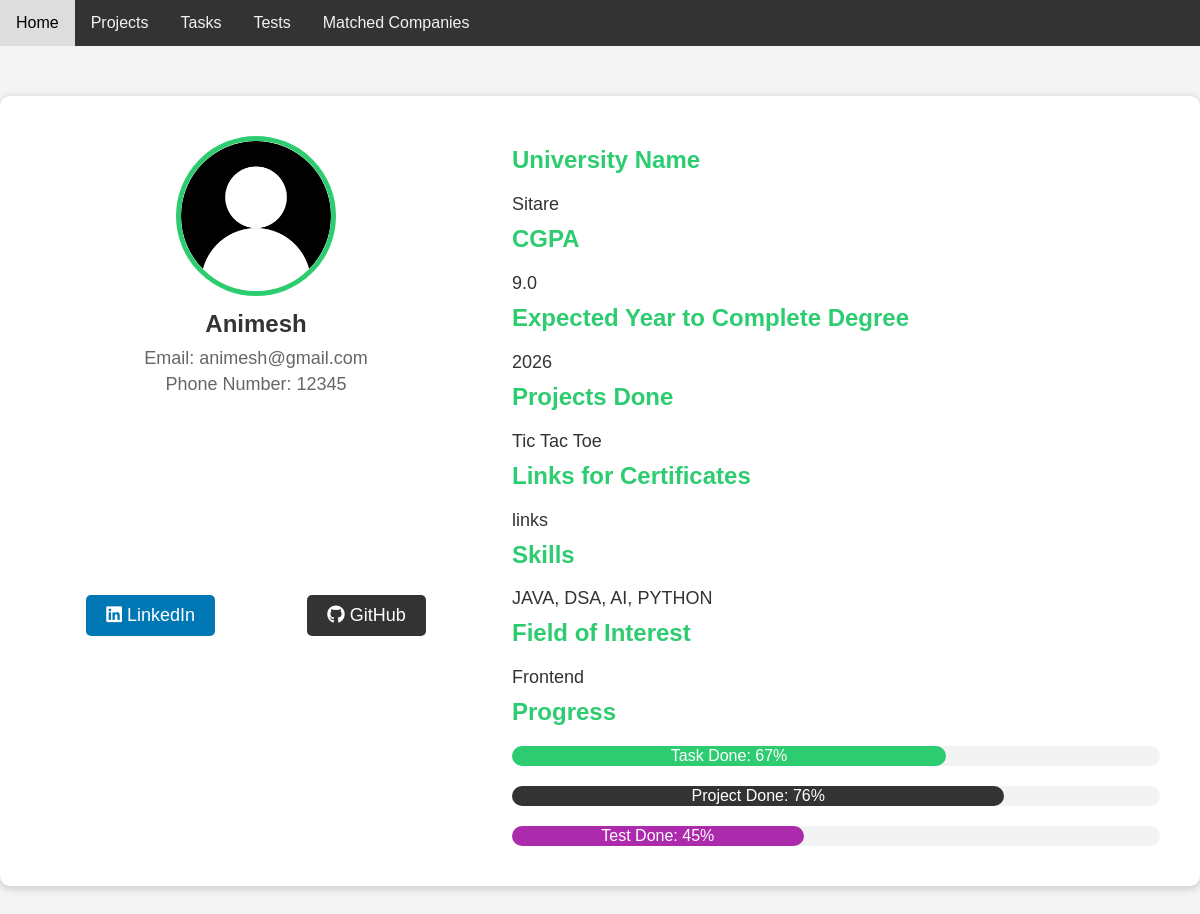
The page /profile (signed in) on the database its author committed.
### app.py (models this page shows, shortened)
class Data(db.Model):
    id = db.Column(db.Integer, primary_key=True)
    name = db.Column(db.String(80), nullable=False)
    university_name = db.Column(db.String(80), nullable=False)
    cgpa = db.Column(db.Float, nullable=False)
    email = db.Column(db.String(80), nullable=False)
    phone_number = db.Column(db.String(20), nullable=False)
    expected_year_to_complete_degree = db.Column(db.Integer, nullable=False)
    projects_done = db.Column(db.Text, nullable=True)
    links_for_certificates = db.Column(db.Text, nullable=True)
    skills = db.Column(db.String(80), nullable=False)
    field_of_interest = db.Column(db.Text, nullable=True)
    linkedin_id = db.Column(db.String(80), nullable=True)
    github_id = db.Column(db.String(80), nullable=True)
    internship_done = db.Column(db.Boolean, nullable=False)
    company_name = db.Column(db.String(80), nullable=True)
    duration = db.Column(db.String(20), nullable=True)
    work_experience = db.Column(db.Text, nullable=True)
    password = db.Column(db.Text, nullable=False)
    test_per = db.Column(db.String(20))
    task_per = db.Column(db.String(20))
    project_per = db.Column(db.String(20))

### app.py (the view)
@app.route('/profile')
def profile():
    if session['user_type'] == 'intern':
        user = Data.query.get(session['user_id'])
        return render_template('profile_user.html', user=user)
    else:
        company = Company.query.get(session['user_id'])
        return render_template('profile_comp.html', company=company)

### templates/profile_user.html (shortened to what this page needs)
<!DOCTYPE html>
<html>
<head>
    <link rel="stylesheet" href="https://cdnjs.cloudflare.com/ajax/libs/font-awesome/6.0.0-beta3/css/all.min.css">
</head>
<body>
    <div id="navbar">
        <a href="{{ url_for('index') }}">Home</a>
        <a href="{{ url_for('projects') }}">Projects</a>
        <a href="{{ url_for('tasks') }}">Tasks</a>
        <a href="{{ url_for('test') }}">Tests</a>
        <a href="#">Matched Companies</a>
    </div>
    <div class="container">
        <div class="profile">
            <img src="{{ url_for('static', filename='icon-user-15.jpg') }}" alt="contact" style="height: 150px ; width: 150px;">
            <h1>{{ user.name }}</h1>
            <p>Email: {{ user.email }}</p>
            <p>Phone Number: {{ user.phone_number }}</p>
            <div class="social-links">
                <a href="{{ user.linkedin_id }}" class="linkedin">
                    <i class="fab fa-linkedin"></i> LinkedIn
                </a>
                <a href="{{ user.github_id }}" class="github">
                    <i class="fab fa-github"></i> GitHub
                </a>
            </div>
        </div>
        <div class="details">
            <h2>University Name</h2>
            <p>{{ user.university_name }}</p>
            <h2>CGPA</h2>
            <p>{{ user.cgpa }}</p>
            <h2>Expected Year to Complete Degree</h2>
            <p>{{ user.expected_year_to_complete_degree }}</p>
            <h2>Projects Done</h2>
            <p>{{ user.projects_done }}</p>
            <h2>Links for Certificates</h2>
            <p>{{ user.links_for_certificates }}</p>
            <h2>Skills</h2>
            <p>{{ user.skills }}</p>
            <h2>Field of Interest</h2>
            <p>{{ user.field_of_interest }}</p>
            <h2>Progress</h2>
            <div class="progress-container">
                <div class="progress-bar tasks-done" style="width: {{ user.task_per }}%;">Task Done: {{ user.task_per }}%</div>
            </div>
            <div class="progress-container">
                <div class="progress-bar projects-done" style="width: {{ user.project_per }}%;">Project Done: {{ user.project_per }}%</div>
            </div>
            <div class="progress-container">
                <div class="progress-bar tests-done" style="width: {{ user.test_per }}%;">Test Done:  {{ user.test_per }}%</div>
            </div>
        </div>
    </div>
</body>
</html>

### templates/profile_user.html (style rules this page uses)
body { font-family: Arial, sans-serif; margin: 0; padding: 0; background-color: #f4f4f4; }
.container { display: flex; justify-content: space-between; margin: 50px auto; padding: 20px; max-width: 1200px; background-color: white; border-radius: 10px; box-shadow: 0 2px 10px rgba(0, 0, 0, 0.2); }
.profile { width: 40%; text-align: center; padding: 20px; }
.profile img { width: 150px; height: 150px; border-radius: 50%; object-fit: cover; border: 5px solid #2ecc71; }
.profile h1 { color: #333; font-size: 24px; margin: 10px 0; }
.profile p { color: #666; font-size: 18px; margin: 5px 0; }
.social-links { display: flex; justify-content: space-around; margin-top: 200px; }
.social-links a { color: #fff; text-decoration: none; padding: 10px 20px; border-radius: 5px; font-size: 18px; }
.linkedin { background-color: #0077b5; }
.github { background-color: #333; }
.details { width: 60%; padding: 20px; }
.details h2 { color: #2ecc71; font-size: 24px; margin-top: 10px; }
.details p { color: #333; font-size: 18px; margin: 5px 0; }
.progress-container { width: 100%; height: 20px; background: #f3f3f3; border-radius: 10px; margin-top: 20px; }
.progress-bar { height: 100%; border-radius: 10px; text-align: center; line-height: 20px; color: white; }
.tasks-done { background: #2ecc71; }
.projects-done { background: #333; }
.tests-done { background: #ac2bac; }
#navbar { overflow: hidden; background-color: #333; }
#navbar a { float: left; display: block; color: #f2f2f2; text-align: center; padding: 14px 16px; text-decoration: none; }

### rows shown on the page
Data: name "Animesh", email "animesh@gmail.com", phone_number "12345", university_name "Sitare", cgpa "9.0", expected_year_to_complete_degree "2026", projects_done "Tic Tac Toe", links_for_certificates "links", skills "JAVA, DSA, AI, PYTHON", field_of_interest "Frontend", task_per "67", project_per "76", test_per "45"
